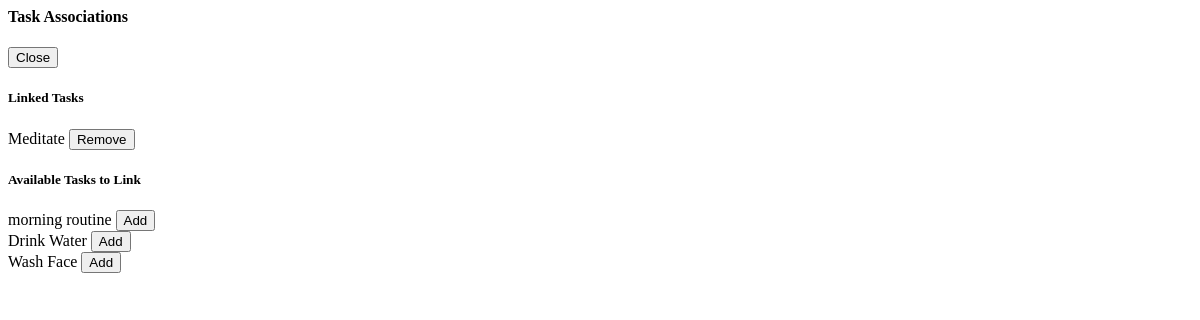
Page /get_skill_task_manager/1/ (signed in) on the earlier database version.
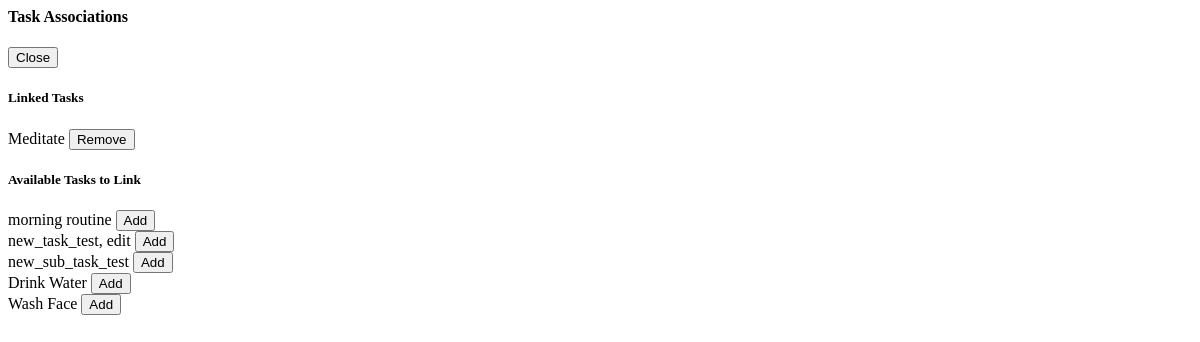
Same page on the later database version.
### core/models.py (models this page shows, shortened)
class Task(models.Model):
    class TaskType(models.TextChoices):
        RECURRING = 'RECURRING', 'Recurring'
        ONE_TIME = 'ONE_TIME', 'One-Time'
    class Priority(models.IntegerChoices):
        LOW = 1, 'Low'
        MEDIUM = 2, 'Medium'
        HIGH = 3, 'High'
    user = models.ForeignKey(User, on_delete=models.CASCADE)
    name = models.CharField(max_length=200)
    description = models.TextField(blank=True, null=True)
    parent_task = models.ForeignKey(
        'self',
        on_delete=models.CASCADE,
        null=True,
        blank=True,
        related_name='subtasks'
    )
    task_type = models.CharField(max_length=10, choices=TaskType.choices, default=TaskType.RECURRING)
    display_order = models.IntegerField(default=0)
    priority = models.IntegerField(default=0)
    created_at = models.DateTimeField(auto_now_add=True)
    class Meta:
        ordering = ['display_order']

### core/views.py (the view)
# urls.py: path('get_skill_task_manager/<int:skill_id>/', views.get_skill_task_manager, name='get_skill_task_manager'),
@login_required
def get_skill_task_manager(request, skill_id):
    skill = get_object_or_404(Skill, id=skill_id, user=request.user)
    linked_tasks = skill.tasks.all()
    unlinked_tasks = Task.objects.filter(user=request.user).exclude(id__in=linked_tasks.values_list('id', flat=True))
    context = {
        'skill': skill,
        'linked_tasks': linked_tasks,
        'unlinked_tasks': unlinked_tasks
    }
    return render(request, 'core/partials/skill_task_manager.html', context)

### core/templates/core/partials/skill_task_manager.html
<div class="bg-gray-50 p-4 rounded-lg border">
    <div class="flex justify-between items-center mb-3">
        <h4 class="text-md font-semibold text-gray-800">Task Associations</h4>
        <button
            onclick="document.getElementById('task-manager-for-{{ skill.id }}').innerHTML = ''"
            class="text-sm bg-gray-500 text-white px-2 py-1 rounded hover:bg-gray-600">
            Close
        </button>
    </div>
    <div class="mb-4">
        <h5 class="text-sm font-bold text-green-700 mb-2">Linked Tasks</h5>
        <div class="space-y-2">
            {% for task in linked_tasks %}
                <div class="flex justify-between items-center bg-green-100 p-2 rounded-md">
                    <span>{{ task.name }}</span>
                    <button
                        hx-post="{% url 'disassociate_task_from_skill' skill.id task.id %}"
                        hx-target="#task-manager-for-{{ skill.id }}"
                        hx-swap="innerHTML"
                        hx-headers='{"X-CSRFToken": "{{ csrf_token }}"}'
                        class="text-sm bg-red-500 text-white px-2 py-1 rounded hover:bg-red-600">
                        Remove
                    </button>
                </div>
            {% empty %}
                <p class="text-sm text-gray-500 italic">No tasks are linked to this skill yet.</p>
            {% endfor %}
        </div>
    </div>
    <div>
        <h5 class="text-sm font-bold text-blue-700 mb-2">Available Tasks to Link</h5>
        <div class="space-y-2">
            {% for task in unlinked_tasks %}
                <div class="flex justify-between items-center bg-blue-100 p-2 rounded-md">
                    <span>{{ task.name }}</span>
                    <button
                        hx-post="{% url 'associate_task_to_skill' skill.id task.id %}"
                        hx-target="#task-manager-for-{{ skill.id }}"
                        hx-swap="innerHTML"
                        hx-headers='{"X-CSRFToken": "{{ csrf_token }}"}'
                        class="text-sm bg-green-500 text-white px-2 py-1 rounded hover:bg-green-600">
                        Add
                    </button>
                </div>
            {% empty %}
                <p class="text-sm text-gray-500 italic">No other tasks are available to be linked.</p>
            {% endfor %}
        </div>
    </div>
</div>

Differences in the rows shown:
added Task: name "new_task_test, edit", shown under "Available Tasks to Link"
added Task: name "new_sub_task_test", shown under "Available Tasks to Link"
